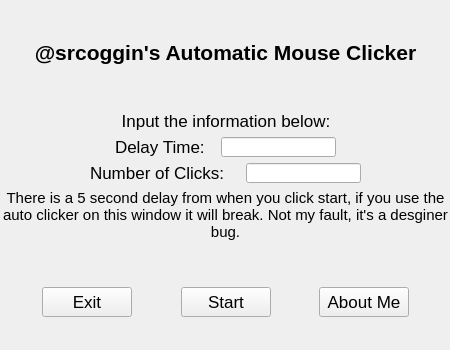
<?xml version="1.0" encoding="UTF-8"?>
<ui version="4.0">
 <class>AutoClicker</class>
 <widget class="QWidget" name="AutoClicker">
  <property name="geometry">
   <rect>
    <x>0</x>
    <y>0</y>
    <width>450</width>
    <height>350</height>
   </rect>
  </property>
  <property name="minimumSize">
   <size>
    <width>450</width>
    <height>350</height>
   </size>
  </property>
  <property name="maximumSize">
   <size>
    <width>450</width>
    <height>350</height>
   </size>
  </property>
  <property name="windowTitle">
   <string>Form</string>
  </property>
  <widget class="QWidget" name="layoutWidget">
   <property name="geometry">
    <rect>
     <x>0</x>
     <y>0</y>
     <width>451</width>
     <height>341</height>
    </rect>
   </property>
   <layout class="QVBoxLayout" name="verticalLayout_3">
    <item>
     <layout class="QVBoxLayout" name="verticalLayout_2">
      <item>
       <spacer name="verticalSpacer_2">
        <property name="orientation">
         <enum>Qt::Vertical</enum>
        </property>
        <property name="sizeHint" stdset="0">
         <size>
          <width>20</width>
          <height>40</height>
         </size>
        </property>
       </spacer>
      </item>
      <item>
       <widget class="QLabel" name="label">
        <property name="font">
         <font>
          <pointsize>16</pointsize>
          <weight>75</weight>
          <bold>true</bold>
         </font>
        </property>
        <property name="text">
         <string>@srcoggin's Automatic Mouse Clicker</string>
        </property>
        <property name="alignment">
         <set>Qt::AlignCenter</set>
        </property>
       </widget>
      </item>
      <item>
       <spacer name="verticalSpacer_5">
        <property name="orientation">
         <enum>Qt::Vertical</enum>
        </property>
        <property name="sizeHint" stdset="0">
         <size>
          <width>20</width>
          <height>40</height>
         </size>
        </property>
       </spacer>
      </item>
      <item>
       <layout class="QHBoxLayout" name="horizontalLayout_5">
        <item>
         <spacer name="horizontalSpacer_11">
          <property name="orientation">
           <enum>Qt::Horizontal</enum>
          </property>
          <property name="sizeHint" stdset="0">
           <size>
            <width>40</width>
            <height>20</height>
           </size>
          </property>
         </spacer>
        </item>
        <item>
         <widget class="QLabel" name="label_2">
          <property name="minimumSize">
           <size>
            <width>270</width>
            <height>20</height>
           </size>
          </property>
          <property name="maximumSize">
           <size>
            <width>270</width>
            <height>20</height>
           </size>
          </property>
          <property name="font">
           <font>
            <pointsize>13</pointsize>
            <underline>false</underline>
           </font>
          </property>
          <property name="text">
           <string>Input the information below:</string>
          </property>
          <property name="alignment">
           <set>Qt::AlignCenter</set>
          </property>
         </widget>
        </item>
        <item>
         <spacer name="horizontalSpacer_12">
          <property name="orientation">
           <enum>Qt::Horizontal</enum>
          </property>
          <property name="sizeHint" stdset="0">
           <size>
            <width>40</width>
            <height>20</height>
           </size>
          </property>
         </spacer>
        </item>
       </layout>
      </item>
      <item>
       <layout class="QVBoxLayout" name="verticalLayout">
        <item>
         <layout class="QHBoxLayout" name="horizontalLayout_4">
          <item>
           <spacer name="horizontalSpacer_5">
            <property name="orientation">
             <enum>Qt::Horizontal</enum>
            </property>
            <property name="sizeHint" stdset="0">
             <size>
              <width>40</width>
              <height>20</height>
             </size>
            </property>
           </spacer>
          </item>
          <item>
           <widget class="QLabel" name="label_3">
            <property name="minimumSize">
             <size>
              <width>100</width>
              <height>20</height>
             </size>
            </property>
            <property name="maximumSize">
             <size>
              <width>100</width>
              <height>20</height>
             </size>
            </property>
            <property name="font">
             <font>
              <pointsize>13</pointsize>
             </font>
            </property>
            <property name="text">
             <string>Delay Time:</string>
            </property>
           </widget>
          </item>
          <item>
           <widget class="QLineEdit" name="Delay_Time_Input">
            <property name="minimumSize">
             <size>
              <width>115</width>
              <height>20</height>
             </size>
            </property>
            <property name="maximumSize">
             <size>
              <width>115</width>
              <height>20</height>
             </size>
            </property>
           </widget>
          </item>
          <item>
           <spacer name="horizontalSpacer_6">
            <property name="orientation">
             <enum>Qt::Horizontal</enum>
            </property>
            <property name="sizeHint" stdset="0">
             <size>
              <width>40</width>
              <height>20</height>
             </size>
            </property>
           </spacer>
          </item>
         </layout>
        </item>
        <item>
         <layout class="QHBoxLayout" name="horizontalLayout_6">
          <item>
           <spacer name="horizontalSpacer_7">
            <property name="orientation">
             <enum>Qt::Horizontal</enum>
            </property>
            <property name="sizeHint" stdset="0">
             <size>
              <width>40</width>
              <height>20</height>
             </size>
            </property>
           </spacer>
          </item>
          <item>
           <widget class="QLabel" name="label_4">
            <property name="minimumSize">
             <size>
              <width>150</width>
              <height>20</height>
             </size>
            </property>
            <property name="maximumSize">
             <size>
              <width>100</width>
              <height>20</height>
             </size>
            </property>
            <property name="font">
             <font>
              <pointsize>13</pointsize>
             </font>
            </property>
            <property name="text">
             <string>Number of Clicks:</string>
            </property>
           </widget>
          </item>
          <item>
           <widget class="QLineEdit" name="num_of_clicks">
            <property name="minimumSize">
             <size>
              <width>115</width>
              <height>20</height>
             </size>
            </property>
            <property name="maximumSize">
             <size>
              <width>115</width>
              <height>20</height>
             </size>
            </property>
           </widget>
          </item>
          <item>
           <spacer name="horizontalSpacer_8">
            <property name="orientation">
             <enum>Qt::Horizontal</enum>
            </property>
            <property name="sizeHint" stdset="0">
             <size>
              <width>40</width>
              <height>20</height>
             </size>
            </property>
           </spacer>
          </item>
         </layout>
        </item>
        <item>
         <widget class="QLabel" name="label_5">
          <property name="font">
           <font>
            <pointsize>11</pointsize>
           </font>
          </property>
          <property name="text">
           <string>There is a 5 second delay from when you click start, if you use the auto clicker on this window it will break. Not my fault, it's a desginer bug.</string>
          </property>
          <property name="alignment">
           <set>Qt::AlignCenter</set>
          </property>
          <property name="wordWrap">
           <bool>true</bool>
          </property>
         </widget>
        </item>
        <item>
         <spacer name="verticalSpacer_4">
          <property name="orientation">
           <enum>Qt::Vertical</enum>
          </property>
          <property name="sizeHint" stdset="0">
           <size>
            <width>20</width>
            <height>40</height>
           </size>
          </property>
         </spacer>
        </item>
       </layout>
      </item>
     </layout>
    </item>
    <item>
     <layout class="QHBoxLayout" name="horizontalLayout">
      <item>
       <spacer name="horizontalSpacer_2">
        <property name="orientation">
         <enum>Qt::Horizontal</enum>
        </property>
        <property name="sizeHint" stdset="0">
         <size>
          <width>40</width>
          <height>20</height>
         </size>
        </property>
       </spacer>
      </item>
      <item>
       <widget class="QPushButton" name="Exit_Button">
        <property name="minimumSize">
         <size>
          <width>90</width>
          <height>30</height>
         </size>
        </property>
        <property name="maximumSize">
         <size>
          <width>90</width>
          <height>30</height>
         </size>
        </property>
        <property name="font">
         <font>
          <pointsize>13</pointsize>
         </font>
        </property>
        <property name="text">
         <string>Exit</string>
        </property>
       </widget>
      </item>
      <item>
       <spacer name="horizontalSpacer_13">
        <property name="orientation">
         <enum>Qt::Horizontal</enum>
        </property>
        <property name="sizeHint" stdset="0">
         <size>
          <width>40</width>
          <height>20</height>
         </size>
        </property>
       </spacer>
      </item>
      <item>
       <widget class="QPushButton" name="Start_Button">
        <property name="minimumSize">
         <size>
          <width>90</width>
          <height>30</height>
         </size>
        </property>
        <property name="maximumSize">
         <size>
          <width>90</width>
          <height>30</height>
         </size>
        </property>
        <property name="font">
         <font>
          <pointsize>13</pointsize>
         </font>
        </property>
        <property name="text">
         <string>Start</string>
        </property>
       </widget>
      </item>
      <item>
       <spacer name="horizontalSpacer">
        <property name="orientation">
         <enum>Qt::Horizontal</enum>
        </property>
        <property name="sizeHint" stdset="0">
         <size>
          <width>40</width>
          <height>20</height>
         </size>
        </property>
       </spacer>
      </item>
      <item>
       <widget class="QPushButton" name="About_Me_Button">
        <property name="minimumSize">
         <size>
          <width>90</width>
          <height>30</height>
         </size>
        </property>
        <property name="maximumSize">
         <size>
          <width>90</width>
          <height>30</height>
         </size>
        </property>
        <property name="font">
         <font>
          <pointsize>13</pointsize>
         </font>
        </property>
        <property name="text">
         <string>About Me</string>
        </property>
       </widget>
      </item>
      <item>
       <spacer name="horizontalSpacer_4">
        <property name="orientation">
         <enum>Qt::Horizontal</enum>
        </property>
        <property name="sizeHint" stdset="0">
         <size>
          <width>40</width>
          <height>20</height>
         </size>
        </property>
       </spacer>
      </item>
     </layout>
    </item>
    <item>
     <spacer name="verticalSpacer">
      <property name="orientation">
       <enum>Qt::Vertical</enum>
      </property>
      <property name="sizeHint" stdset="0">
       <size>
        <width>20</width>
        <height>40</height>
       </size>
      </property>
     </spacer>
    </item>
   </layout>
  </widget>
 </widget>
 <resources/>
 <connections/>
</ui>
